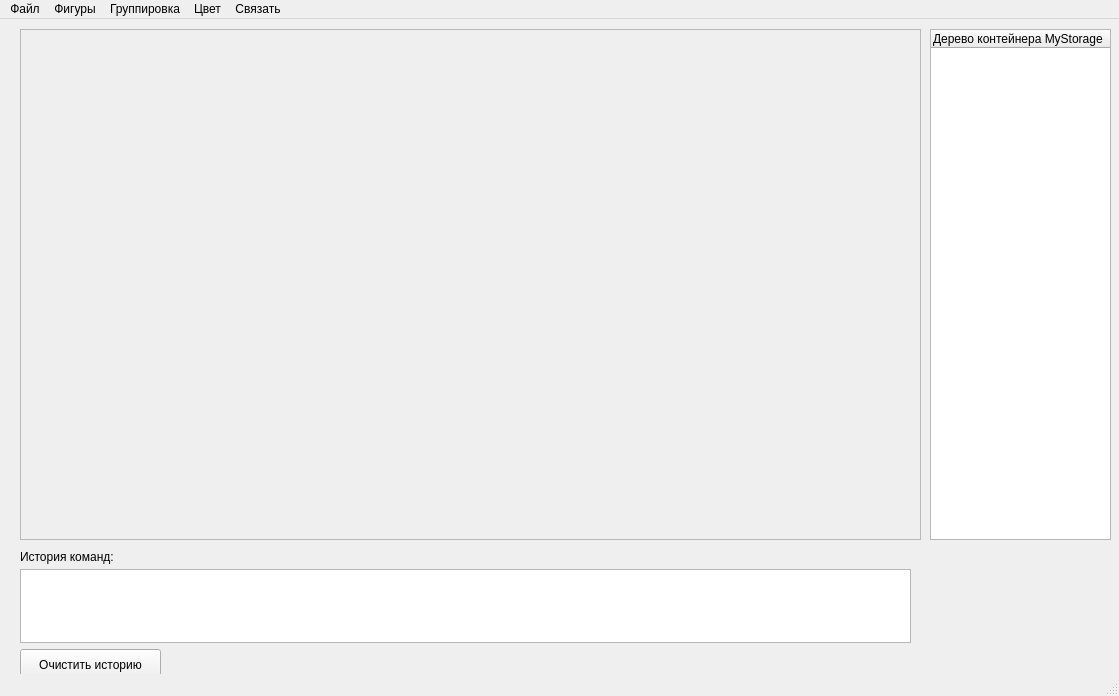
<?xml version="1.0" encoding="UTF-8"?>
<ui version="4.0">
 <class>MainWindow</class>
 <widget class="QMainWindow" name="MainWindow">
  <property name="geometry">
   <rect>
    <x>0</x>
    <y>0</y>
    <width>1119</width>
    <height>696</height>
   </rect>
  </property>
  <property name="focusPolicy">
   <enum>Qt::FocusPolicy::StrongFocus</enum>
  </property>
  <property name="windowTitle">
   <string>Визуальный редактор ++</string>
  </property>
  <widget class="QWidget" name="centralwidget">
   <widget class="QFrame" name="frame">
    <property name="geometry">
     <rect>
      <x>20</x>
      <y>10</y>
      <width>901</width>
      <height>511</height>
     </rect>
    </property>
    <property name="frameShape">
     <enum>QFrame::Shape::StyledPanel</enum>
    </property>
    <property name="frameShadow">
     <enum>QFrame::Shadow::Raised</enum>
    </property>
   </widget>
   <widget class="QTextEdit" name="Commands">
    <property name="geometry">
     <rect>
      <x>20</x>
      <y>550</y>
      <width>891</width>
      <height>74</height>
     </rect>
    </property>
   </widget>
   <widget class="QPushButton" name="clearHistory">
    <property name="geometry">
     <rect>
      <x>20</x>
      <y>630</y>
      <width>141</width>
      <height>32</height>
     </rect>
    </property>
    <property name="text">
     <string>Очистить историю</string>
    </property>
   </widget>
   <widget class="QLabel" name="label">
    <property name="geometry">
     <rect>
      <x>20</x>
      <y>530</y>
      <width>111</width>
      <height>16</height>
     </rect>
    </property>
    <property name="text">
     <string>История команд:</string>
    </property>
   </widget>
   <widget class="QTreeWidget" name="treeWidget">
    <property name="geometry">
     <rect>
      <x>930</x>
      <y>10</y>
      <width>181</width>
      <height>511</height>
     </rect>
    </property>
    <column>
     <property name="text">
      <string>Дерево контейнера MyStorage</string>
     </property>
    </column>
   </widget>
  </widget>
  <widget class="QMenuBar" name="menubar">
   <property name="geometry">
    <rect>
     <x>0</x>
     <y>0</y>
     <width>1119</width>
     <height>37</height>
    </rect>
   </property>
   <widget class="QMenu" name="menu">
    <property name="title">
     <string>Файл</string>
    </property>
    <addaction name="open"/>
    <addaction name="saveas"/>
   </widget>
   <widget class="QMenu" name="menu_2">
    <property name="title">
     <string>Фигуры</string>
    </property>
    <addaction name="circle"/>
    <addaction name="square"/>
    <addaction name="ellipse"/>
    <addaction name="triangle"/>
    <addaction name="rectangle"/>
   </widget>
   <widget class="QMenu" name="menu_3">
    <property name="title">
     <string>Группировка</string>
    </property>
    <addaction name="group"/>
    <addaction name="ungroup"/>
   </widget>
   <widget class="QMenu" name="menu_4">
    <property name="title">
     <string>Цвет</string>
    </property>
    <addaction name="chooseColor"/>
   </widget>
   <widget class="QMenu" name="menu_5">
    <property name="title">
     <string>Связать</string>
    </property>
    <addaction name="connectshapes"/>
   </widget>
   <addaction name="menu"/>
   <addaction name="menu_2"/>
   <addaction name="menu_3"/>
   <addaction name="menu_4"/>
   <addaction name="menu_5"/>
  </widget>
  <widget class="QStatusBar" name="statusbar"/>
  <action name="open">
   <property name="text">
    <string>Открыть файл</string>
   </property>
  </action>
  <action name="saveas">
   <property name="text">
    <string>Сохранить в файл</string>
   </property>
  </action>
  <action name="circle">
   <property name="text">
    <string>Круг</string>
   </property>
  </action>
  <action name="square">
   <property name="text">
    <string>Квадрат</string>
   </property>
  </action>
  <action name="ellipse">
   <property name="text">
    <string>Эллипс</string>
   </property>
  </action>
  <action name="triangle">
   <property name="text">
    <string>Треугольник</string>
   </property>
  </action>
  <action name="rectangle">
   <property name="text">
    <string>Прямоугольник</string>
   </property>
  </action>
  <action name="group">
   <property name="text">
    <string>Группировать</string>
   </property>
  </action>
  <action name="ungroup">
   <property name="text">
    <string>Разгруппировать</string>
   </property>
  </action>
  <action name="chooseColor">
   <property name="text">
    <string>Выбрать цвет</string>
   </property>
  </action>
  <action name="connectshapes">
   <property name="text">
    <string>Связать фигуры</string>
   </property>
  </action>
 </widget>
 <resources/>
 <connections/>
</ui>
